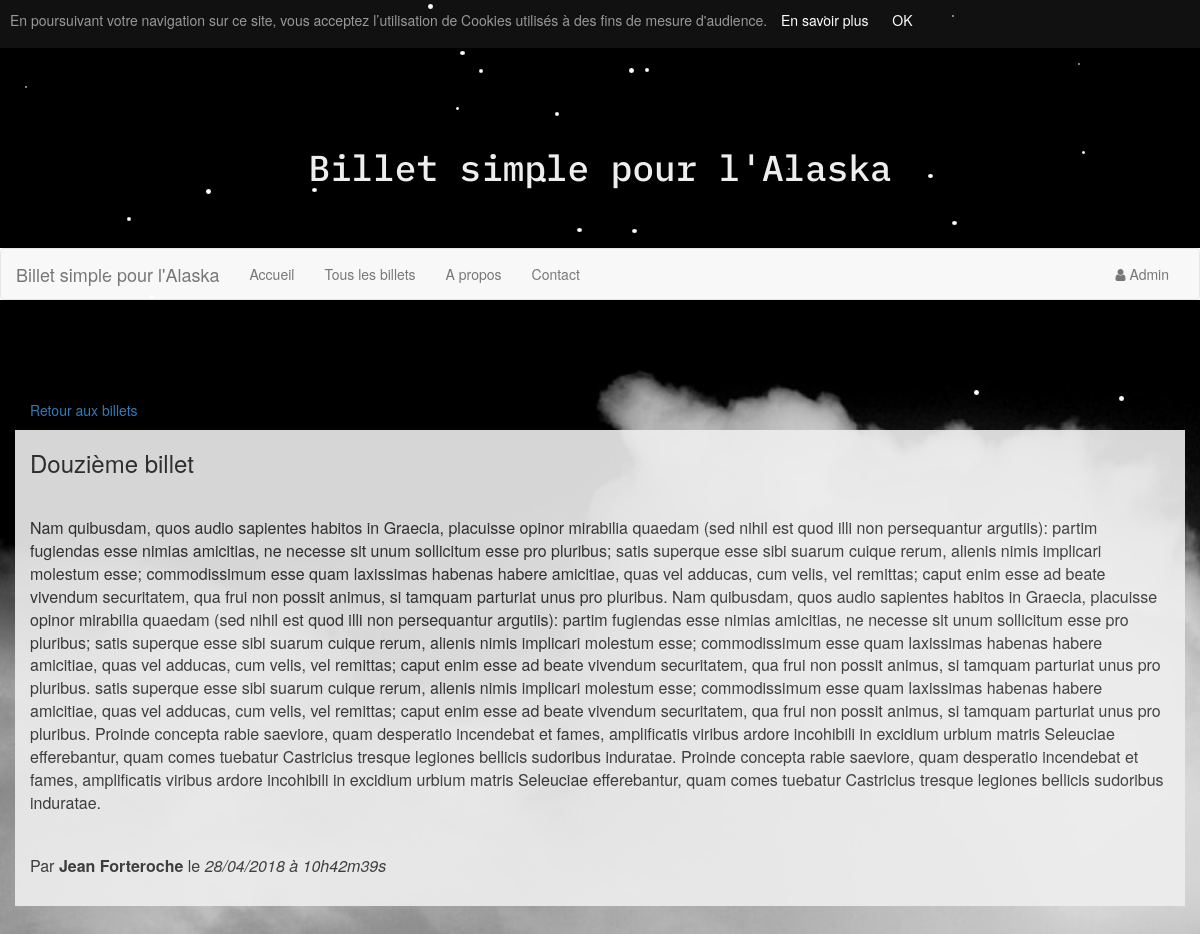
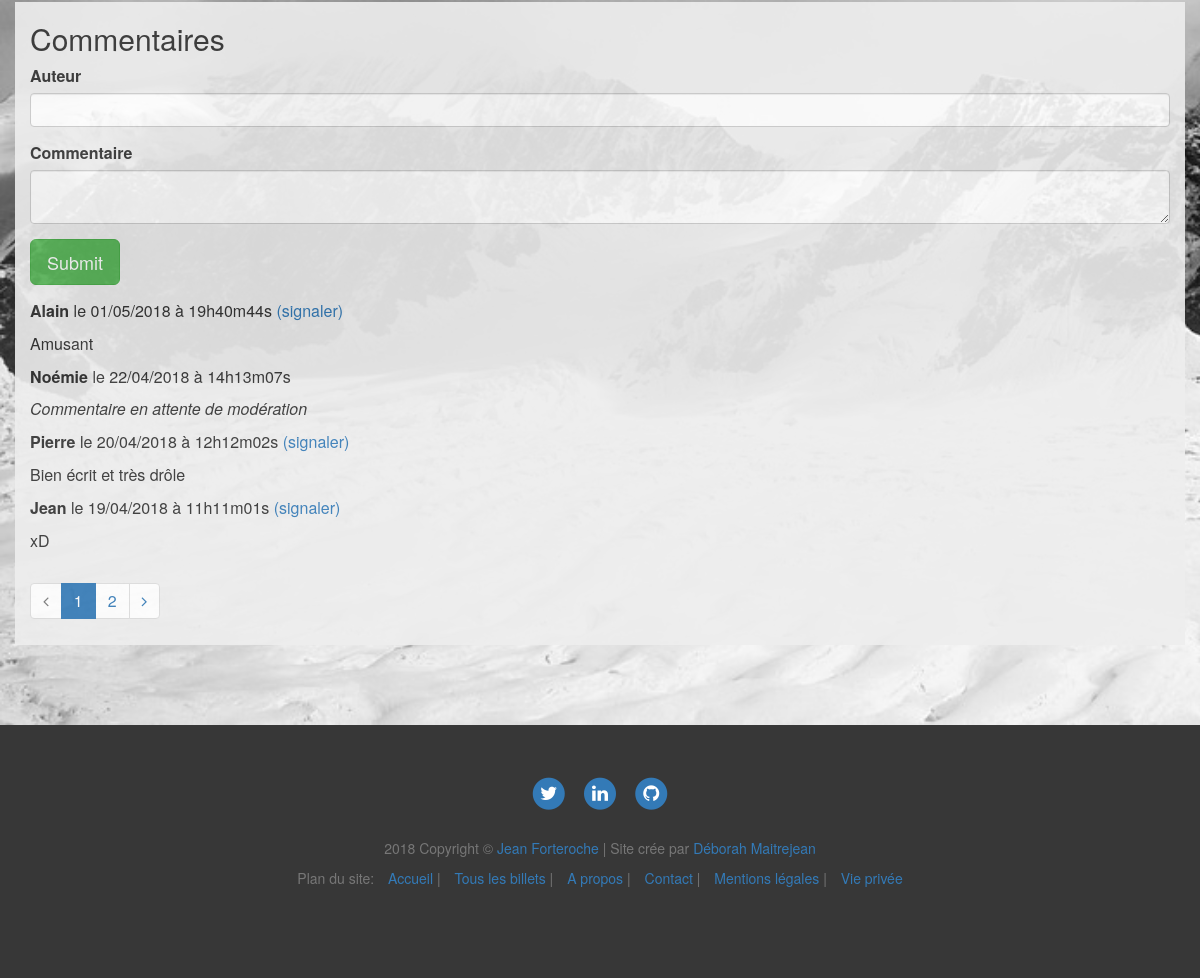
The app's page /index.php?action=post&id=12 with its own data (2 pictures, top to bottom).
### tables this page shows
CREATE TABLE `posts` (
  `id` int(11) NOT NULL,
  `author` varchar(255) NOT NULL,
  `title` varchar(255) NOT NULL,
  `content` text NOT NULL,
  `creationDate` datetime NOT NULL
);

CREATE TABLE `comments` (
  `id` int(11) NOT NULL,
  `author` varchar(255) NOT NULL,
  `content` varchar(255) NOT NULL,
  `creationDate` datetime NOT NULL,
  `postId` int(11) NOT NULL,
  `postTitle` varchar(255) NOT NULL,
  `reported` tinyint(1) NOT NULL
);

### controller/Frontend.php (called while the page is built, shortened)
<?php
class Frontend{
    public function postNcomments() {
        $postManager = new PostManager();
        $post = $postManager->getPost($_GET['id']);
        $commentManager = new CommentManager();
        $nbComments = $commentManager->countComments($post->getId());
        if ($nbComments > 0){
            $perPage = 4;
            $nbPages = $commentManager->countPages($nbComments, $perPage);
            if (isset($_GET['page']) && $_GET['page'] > 0 && $_GET['page'] <= $nbPages){
                $currentPage = $_GET['page'];
            } else{
                $currentPage = 1;
            }
            $comments = $commentManager->getComments($_GET['id'], $currentPage, $perPage);
        } else{
            $comments = false;
        }
        require('view/frontend/postView.php');
    }
}

### index.php (called while the page is built, shortened)
<?php
include_once('MyAutoload.php');
if($_GET) {
    $request = $_GET['action'];
} else {
    $request = "";
}
$router = new Router($request);
$router->renderController();

### model/PostManager.php (called while the page is built, shortened)
<?php
class PostManager extends Manager {
    public function getPost($postId) {
        $db = $this->dbConnect();
        $req = $db->prepare('SELECT id, title, content, author, DATE_FORMAT(creationDate, \'%d/%m/%Y à %Hh%im%ss\') AS creationDateFr FROM posts WHERE id = ?');
        $req->execute(array($postId));
        $data = $req->fetch(\PDO::FETCH_ASSOC);
        $post = new Posts();
        $post->hydrate($data);
        return $post;
    }
}

### MyAutoload.php (called while the page is built, shortened)
<?php
class MyAutoload{
    public static function autoload($class){
        $path = str_replace('\\', '/', $class);
    }
}

### entity/Posts.php (called while the page is built, shortened)
<?php
class Posts extends Table{
    private $id;
    private $author;
    private $title;
    private $content;
    private $creationDateFr;
    public function getId()
    {
        return $this->id;
    }
    public function setId($id)
    {
        $this->id = $id;
    }
    public function getAuthor()
    {
        return $this->author;
    }
    public function setAuthor($author)
    {
        $this->author = $author;
    }
    public function getTitle()
    {
        return $this->title;
    }
    public function setTitle($title)
    {
        $this->title = $title;
    }
    public function getContent()
    {
        return $this->content;
    }
    public function setContent($content)
    {
        $this->content = $content;
    }
    public function getCreationDateFr()
    {
        return $this->creationDateFr;
    }
    public function setCreationDateFr($creationDateFr)
    {
        $this->creationDateFr = $creationDateFr;
    }
}

### model/CommentManager.php (called while the page is built, shortened)
<?php
class CommentManager extends Manager
{
    public function countComments($postId = null){
        $db = $this->dbConnect();
        if ($postId != null){
            $req = $db->prepare('SELECT COUNT(id) FROM comments WHERE postId = ?');
            $req->execute(array($postId));
        } else{
            $req = $db->query('SELECT COUNT(id) FROM comments');
        }
        $req->setFetchMode(\PDO::FETCH_ASSOC);
        $data = $req->fetchAll();
        $commentsNb = $data[0];
        foreach($commentsNb as $key=>$value) {
            $nbComments = $commentsNb[$key];
        }
        return $nbComments;
    }
    public function countPages($nbComments,  $perPage){
        $nbPages = ceil($nbComments / $perPage);
        return $nbPages;
    }
    public function getComments($postId, $currentPage, $perPage) {
        $db = $this->dbConnect();
        $req = $db->prepare("SELECT id, author, content, reported, DATE_FORMAT(creationDate, \"%d/%m/%Y à %Hh%im%ss\") AS creationDateFr
            FROM comments
            WHERE postId = :postId
            ORDER BY creationDate DESC
            LIMIT ".(($currentPage-1)*$perPage).",$perPage");
        $req->execute(array(':postId' => $postId));
        while ($data = $req->fetch(\PDO::FETCH_ASSOC)){
            $comment = new Comments();
            $comment->hydrate($data);
            $comments[] = $comment;
        }
        return $comments;
    }
}

### entity/Comments.php (called while the page is built, shortened)
<?php
class Comments extends Table
{
    private $id;
    private $author;
    private $content;
    private $creationDateFr;
    private $reported;
    public function getReported()
    {
        return $this->reported;
    }
    public function setReported($reported)
    {
        $this->reported = $reported;
    }
    public function getId()
    {
        return $this->id;
    }
    public function setId($id)
    {
        $this->id = $id;
    }
    public function getAuthor()
    {
        return $this->author;
    }
    public function setAuthor($author)
    {
        $this->author = $author;
    }
    public function getContent()
    {
        return $this->content;
    }
    public function setContent($content)
    {
        $this->content = $content;
    }
    public function getCreationDateFr()
    {
        return $this->creationDateFr;
    }
    public function setCreationDateFr($creationDateFr)
    {
        $this->creationDateFr = $creationDateFr;
    }
}

### view/frontend/postView.php (the view, shortened to what this page needs)
    <div class="row">
        <div class="col-lg-12">
            <p><a href="index.php?action=allPostsView">Retour aux billets</a></p>
        </div>
    </div>
    <div class="row" id="post-view">
        <div class="col-lg-12">
            <h3><?= htmlspecialchars($post->getTitle()); ?></h3>
            <hr>
            <p><?= strip_tags($post->getContent()); ?></p>
            <hr>
            <div class="row">
                <div class="col-lg-12">
                    <span>Par <strong><?= $post->getAuthor(); ?></strong></span>
                    <span>le<em> <?= $post->getCreationDateFr(); ?></em></span>
                </div>
            </div>
        </div>
    </div>
    <div class="row" id="comment-form">
        <div class="col-lg-12">
            <h2>Commentaires</h2>
            <form action="index.php?action=addComment&amp;id=<?= $post->getId(); ?>&amp;postTitle=<?= $post->getTitle(); ?>" method="post">
                <div class="form-group">
                    <label for="author">Auteur</label>
                    <input type="text" id="author" name="author" class="form-control" required maxlength="255">
                </div>
                <div class="form-group">
                    <label for="comment">Commentaire</label>
                    <textarea id="comment" name="comment" class="form-control" required maxlength="255"></textarea>
                </div>
                <div class="form-group">
                    <input type="submit" class="btn btn-success btn-lg">
                </div>
            </form>
            <?php if ((isset($comments) && $comments != false)):
            foreach ($comments as $comment): ?>
                <p>
                    <strong><?= htmlspecialchars($comment->getAuthor()); ?></strong> le <?= $comment->getCreationDateFr(); ?>
                    <?php if ($comment->getReported() != 1): ?>
                        <a href="index.php?action=reportComment&amp;commentId=<?= $comment->getId(); ?>&amp;reported=1&amp;postId=<?= $post->getId(); ?>">(signaler)</a>
                    <?php endif; ?>
                </p>
                <?php if ($comment->getReported() == 1): ?>
                    <p><i>Commentaire en attente de modération</i></p>
                <?php else: ?>
                    <p><?= nl2br(htmlspecialchars($comment->getContent())); ?></p>
                <?php endif; ?>
            <?php endforeach; ?>
            <?php endif; ?>
            <?php if (isset($currentPage)): ?>
            <div>
                <ul class="pagination text-center">
                    <?php if ($currentPage - 1 == 0): ?>
                        <li class="page-item disabled"><span><i class="fa fa-angle-left"></i></span></li>
                    <?php else : ?>
                        <li class="page-item"><a href="index.php?action=post&amp;id=<?= $post->getId(); ?>&amp;page=<?=$currentPage - 1 ?>" class="page-link"><i class="fa fa-angle-left"></i></a></li>
                    <?php endif; ?>
                    <?php
                    for ($i = 1; $i <= $nbPages; $i++) {
                        if ($i == $currentPage): ?>
                            <li class="page-item active"><a class="page-link"><?= $i ?></a></li>
                        <?php else : ?>
                            <li class="page-item"><a href="index.php?action=post&amp;id=<?= $post->getId(); ?>&amp;page=<?= $i ?>" class="page-link"><?=$i?></a></li>
                        <?php endif;
                    } ?>
                    <?php if ($currentPage + 1 > $nbPages): ?>
                        <li class="page-item disabled"><span><i class="fa fa-angle-right"></i></span></li>
                    <?php else : ?>
                        <li class="page-item"><a href="index.php?action=post&amp;id=<?= $post->getId(); ?>&amp;page=<?=$currentPage + 1 ?>" class="page-link"><i class="fa fa-angle-right"></i></a></li>
                    <?php endif; ?>
                </ul>
            </div>
        <?php endif; ?>
        </div>
    </div>
<?php require('template.php'); ?>

### public/css/style.css (style rules this page uses)
body { overflow-x: hidden; }
.container, .container-fluid, .row { overflow: hidden; }
.fa { font-family: 'FontAwesome'; }
#post-excerpt, #about-view, #post-content, #comment-view-form, #post-view { padding-bottom: 28px; }
#post-excerpt, #comment-form, #post-view, #about-view, #post-content, #comment-view-form, #comment-view, .legales-mentions, .error-template { background-color: #eee; opacity: 0.9; font-size: 16px; }
#post-view, #comment-form, #post-content, #comment-view { margin-bottom: 30px; }
textarea { overflow: auto; margin: 0; min-width: 100%; max-width: 100%; }

### records on screen
posts: title "Douzième billet", content "Nam quibusdam, quos audio sapientes habitos in Graecia, placuisse opinor mirabilia quaedam (sed nihil est quod illi non persequantur argutiis): partim fugiendas esse nimias amicitias, ne necesse sit unum sollicitum esse pro pluribus; satis superque esse sibi suarum cuique rerum, alienis nimis implicari molestum esse; commodissimum esse quam laxissimas habenas habere amicitiae, quas vel adducas, cum velis, vel remittas; caput enim esse ad beate vivendum securitatem, qua frui non possit animus, si tamquam parturiat unus pro pluribus. Nam quibusdam, quos audio sapientes habitos in Graecia, placuisse opinor mirabilia quaedam (sed nihil est quod illi non persequantur argutiis): partim fugiendas…", author "Jean Forteroche"
comments: author "Alain", CreationDateFr "01/05/2018 à 19h40m44s", content "Amusant"
comments: author "Noémie", CreationDateFr "22/04/2018 à 14h13m07s", reported "Commentaire en attente de modération"
comments: author "Pierre", CreationDateFr "20/04/2018 à 12h12m02s", content "Bien écrit et très drôle"
comments: author "Jean", CreationDateFr "19/04/2018 à 11h11m01s", content "xD"

### other values on screen
$post->getCreationDateFr() "28/04/2018 à 10h42m39s"
